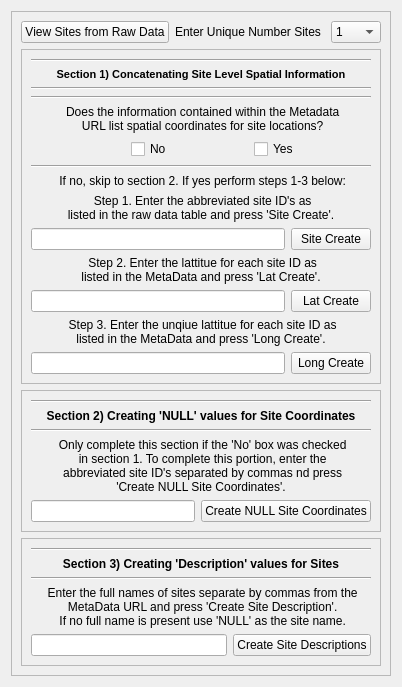
      <widget class="QWidget" name="tabSiteScheme">
       <attribute name="title">
        <string>Site Scheme</string>
       </attribute>
       <layout class="QVBoxLayout" name="verticalLayout_18">
        <item>
         <widget class="QFrame" name="frmSiteSch">
          <property name="frameShape">
           <enum>QFrame::StyledPanel</enum>
          </property>
          <property name="frameShadow">
           <enum>QFrame::Sunken</enum>
          </property>
          <layout class="QVBoxLayout" name="verticalLayout_6">
           <item>
            <layout class="QHBoxLayout" name="laySiteCountH">
             <item>
              <widget class="QPushButton" name="btnSiteCount">
               <property name="text">
                <string>View Sites from Raw Data</string>
               </property>
              </widget>
             </item>
             <item>
              <widget class="QLabel" name="labSiteCount">
               <property name="font">
                <font>
                 <weight>50</weight>
                 <bold>false</bold>
                </font>
               </property>
               <property name="frameShape">
                <enum>QFrame::NoFrame</enum>
               </property>
               <property name="text">
                <string>Enter Unique Number Sites </string>
               </property>
              </widget>
             </item>
             <item>
              <widget class="QComboBox" name="boxSiteCount">
               <item>
                <property name="text">
                 <string>1</string>
                </property>
               </item>
               <item>
                <property name="text">
                 <string>2</string>
                </property>
               </item>
               <item>
                <property name="text">
                 <string>3</string>
                </property>
               </item>
               <item>
                <property name="text">
                 <string>4</string>
                </property>
               </item>
               <item>
                <property name="text">
                 <string>5</string>
                </property>
               </item>
               <item>
                <property name="text">
                 <string>6</string>
                </property>
               </item>
               <item>
                <property name="text">
                 <string>7</string>
                </property>
               </item>
               <item>
                <property name="text">
                 <string>8</string>
                </property>
               </item>
               <item>
                <property name="text">
                 <string>9</string>
                </property>
               </item>
               <item>
                <property name="text">
                 <string>10</string>
                </property>
               </item>
               <item>
                <property name="text">
                 <string>11</string>
                </property>
               </item>
               <item>
                <property name="text">
                 <string>12</string>
                </property>
               </item>
               <item>
                <property name="text">
                 <string>13</string>
                </property>
               </item>
               <item>
                <property name="text">
                 <string>14</string>
                </property>
               </item>
               <item>
                <property name="text">
                 <string>15</string>
                </property>
               </item>
               <item>
                <property name="text">
                 <string>N/A</string>
                </property>
               </item>
              </widget>
             </item>
            </layout>
           </item>
           <item>
            <layout class="QVBoxLayout" name="laySiteCountAllV">
             <item>
              <widget class="QFrame" name="frmSitePrmpt">
               <property name="frameShape">
                <enum>QFrame::StyledPanel</enum>
               </property>
               <property name="frameShadow">
                <enum>QFrame::Sunken</enum>
               </property>
               <layout class="QVBoxLayout" name="verticalLayout_19">
                <item>
                 <layout class="QVBoxLayout" name="LaySitePrmptCreateV">
                  <item>
                   <layout class="QVBoxLayout" name="laySitePrmptTitleV">
                    <item>
                     <widget class="Line" name="lnbtnSitePrmptTitle">
                      <property name="orientation">
                       <enum>Qt::Horizontal</enum>
                      </property>
                     </widget>
                    </item>
                    <item>
                     <widget class="QLabel" name="labSitePrmptTitle">
                      <property name="font">
                       <font>
                        <pointsize>8</pointsize>
                        <weight>75</weight>
                        <bold>true</bold>
                       </font>
                      </property>
                      <property name="text">
                       <string>Section 1) Concatenating Site Level Spatial Information</string>
                      </property>
                      <property name="alignment">
                       <set>Qt::AlignCenter</set>
                      </property>
                     </widget>
                    </item>
                    <item>
                     <widget class="Line" name="lntopSitePrmptTitle">
                      <property name="orientation">
                       <enum>Qt::Horizontal</enum>
                      </property>
                     </widget>
                    </item>
                   </layout>
                  </item>
                  <item>
                   <widget class="Line" name="lntopSiteCoordPrmpt">
                    <property name="orientation">
                     <enum>Qt::Horizontal</enum>
                    </property>
                   </widget>
                  </item>
                  <item>
                   <widget class="QLabel" name="labSiteCoordPrmpt1">
                    <property name="text">
                     <string> Does the information contained within the Metadata 
 URL list spatial coordinates for site locations?</string>
                    </property>
                    <property name="alignment">
                     <set>Qt::AlignCenter</set>
                    </property>
                   </widget>
                  </item>
                  <item>
                   <layout class="QHBoxLayout" name="layckSitePrmptH">
                    <property name="leftMargin">
                     <number>100</number>
                    </property>
                    <item>
                     <widget class="QCheckBox" name="ckSitePrmptNo">
                      <property name="text">
                       <string>No</string>
                      </property>
                     </widget>
                    </item>
                    <item>
                     <widget class="QCheckBox" name="ckSitePrmptYes">
                      <property name="text">
                       <string>Yes</string>
                      </property>
                     </widget>
                    </item>
                   </layout>
                  </item>
                  <item>
                   <widget class="Line" name="lnbtmSiteCoordPrmpt">
                    <property name="orientation">
                     <enum>Qt::Horizontal</enum>
                    </property>
                   </widget>
                  </item>
                  <item>
                   <widget class="QLabel" name="labSiteCoordPrmptFork">
                    <property name="text">
                     <string> If no, skip to section 2. If yes perform steps 1-3 below:</string>
                    </property>
                    <property name="alignment">
                     <set>Qt::AlignCenter</set>
                    </property>
                   </widget>
                  </item>
                  <item>
                   <widget class="QLabel" name="labSiteCreateSec1Stp1">
                    <property name="text">
                     <string> Step 1. Enter the abbreviated site ID's as 
 listed in the raw data table and press 'Site Create'. </string>
                    </property>
                    <property name="alignment">
                     <set>Qt::AlignCenter</set>
                    </property>
                   </widget>
                  </item>
                  <item>
                   <layout class="QHBoxLayout" name="laySiteCreatebtnlnedH">
                    <item>
                     <widget class="QLineEdit" name="lnedSiteCreate"/>
                    </item>
                    <item>
                     <widget class="QPushButton" name="btnSiteCreate">
                      <property name="text">
                       <string>Site Create</string>
                      </property>
                     </widget>
                    </item>
                   </layout>
                  </item>
                  <item>
                   <widget class="QLabel" name="labSiteCreateSec1Stp2">
                    <property name="text">
                     <string> Step 2. Enter the lattitue for each site ID as 
 listed in the MetaData and press 'Lat Create'. </string>
                    </property>
                    <property name="alignment">
                     <set>Qt::AlignCenter</set>
                    </property>
                   </widget>
                  </item>
                  <item>
                   <layout class="QHBoxLayout" name="layLatCreatebtnlnedH">
                    <item>
                     <widget class="QLineEdit" name="lnedLatCreate"/>
                    </item>
                    <item>
                     <widget class="QPushButton" name="btnLatCreate">
                      <property name="toolTip">
                       <string>&lt;html&gt;&lt;head/&gt;&lt;body&gt;&lt;p&gt;Lattitude's &lt;span style=&quot; text-decoration: underline;&quot;&gt;must be&lt;/span&gt; listed in the same order as sites were input into step 1.&lt;/p&gt;&lt;/body&gt;&lt;/html&gt;</string>
                      </property>
                      <property name="text">
                       <string>Lat Create</string>
                      </property>
                     </widget>
                    </item>
                   </layout>
                  </item>
                  <item>
                   <widget class="QLabel" name="labSiteCreateSec1Stp3">
                    <property name="text">
                     <string> Step 3. Enter the unqiue lattitue for each site ID as 
 listed in the MetaData and press 'Long Create'. </string>
                    </property>
                    <property name="alignment">
                     <set>Qt::AlignCenter</set>
                    </property>
                   </widget>
                  </item>
                  <item>
                   <layout class="QHBoxLayout" name="layLongCreatebtnlnedH">
                    <item>
                     <widget class="QLineEdit" name="lnedLongCreate"/>
                    </item>
                    <item>
                     <widget class="QPushButton" name="btnLongCreate">
                      <property name="toolTip">
                       <string>&lt;html&gt;&lt;head/&gt;&lt;body&gt;&lt;p&gt;Longitude's must be listed in the same order as sites were input into step 1.&lt;/p&gt;&lt;/body&gt;&lt;/html&gt;</string>
                      </property>
                      <property name="text">
                       <string>Long Create</string>
                      </property>
                     </widget>
                    </item>
                   </layout>
                  </item>
                 </layout>
                </item>
               </layout>
              </widget>
             </item>
             <item>
              <widget class="QFrame" name="frmSiteFillNull">
               <property name="frameShape">
                <enum>QFrame::StyledPanel</enum>
               </property>
               <property name="frameShadow">
                <enum>QFrame::Sunken</enum>
               </property>
               <layout class="QVBoxLayout" name="verticalLayout_20">
                <item>
                 <layout class="QVBoxLayout" name="laySiteFillNullAllV">
                  <item>
                   <layout class="QVBoxLayout" name="laySiteFillNullTitleV">
                    <item>
                     <widget class="Line" name="lnbtnSiteFillNull">
                      <property name="orientation">
                       <enum>Qt::Horizontal</enum>
                      </property>
                     </widget>
                    </item>
                    <item>
                     <widget class="QLabel" name="labSiteFillNull">
                      <property name="font">
                       <font>
                        <weight>75</weight>
                        <bold>true</bold>
                       </font>
                      </property>
                      <property name="text">
                       <string>Section 2) Creating 'NULL' values for Site Coordinates</string>
                      </property>
                      <property name="alignment">
                       <set>Qt::AlignCenter</set>
                      </property>
                     </widget>
                    </item>
                    <item>
                     <widget class="Line" name="lntopSiteFillNull">
                      <property name="orientation">
                       <enum>Qt::Horizontal</enum>
                      </property>
                     </widget>
                    </item>
                   </layout>
                  </item>
                  <item>
                   <widget class="QLabel" name="labSiteCreateSec2Stp1">
                    <property name="text">
                     <string> Only complete this section if the 'No' box was checked 
 in section 1. To complete this portion, enter the 
 abbreviated site ID's separated by commas nd press 
 'Create NULL Site Coordinates'. </string>
                    </property>
                    <property name="alignment">
                     <set>Qt::AlignCenter</set>
                    </property>
                   </widget>
                  </item>
                  <item>
                   <layout class="QHBoxLayout" name="laySiteFillNullbtnlnedH">
                    <item>
                     <widget class="QLineEdit" name="lnedSiteFillNull"/>
                    </item>
                    <item>
                     <widget class="QPushButton" name="btnSiteFillNull">
                      <property name="text">
                       <string>Create NULL Site Coordinates</string>
                      </property>
                     </widget>
                    </item>
                   </layout>
                  </item>
                 </layout>
                </item>
               </layout>
              </widget>
             </item>
             <item>
              <widget class="QFrame" name="frmSiteDescr">
               <property name="frameShape">
                <enum>QFrame::StyledPanel</enum>
               </property>
               <property name="frameShadow">
                <enum>QFrame::Sunken</enum>
               </property>
               <layout class="QVBoxLayout" name="verticalLayout_21">
                <item>
                 <layout class="QVBoxLayout" name="laySiteDescriptAllV">
                  <item>
                   <layout class="QVBoxLayout" name="laySiteDescriptV">
                    <item>
                     <widget class="Line" name="lnbtnSiteDescript">
                      <property name="orientation">
                       <enum>Qt::Horizontal</enum>
                      </property>
                     </widget>
                    </item>
                    <item>
                     <widget class="QLabel" name="labSiteDescript">
                      <property name="font">
                       <font>
                        <weight>75</weight>
                        <bold>true</bold>
                       </font>
                      </property>
                      <property name="text">
                       <string>Section 3) Creating 'Description' values for Sites</string>
                      </property>
                      <property name="alignment">
                       <set>Qt::AlignCenter</set>
                      </property>
                     </widget>
                    </item>
                    <item>
                     <widget class="Line" name="lntopSiteDescript">
                      <property name="orientation">
                       <enum>Qt::Horizontal</enum>
                      </property>
                     </widget>
                    </item>
                   </layout>
                  </item>
                  <item>
                   <widget class="QLabel" name="labSiteCreateSec3Stp1">
                    <property name="text">
                     <string> Enter the full names of sites separate by commas from the 
 MetaData URL and press 'Create Site Description'. 
 If no full name is present use 'NULL' as the site name.</string>
                    </property>
                    <property name="alignment">
                     <set>Qt::AlignCenter</set>
                    </property>
                   </widget>
                  </item>
                  <item>
                   <layout class="QHBoxLayout" name="laySiteDescriptbtnlnedH">
                    <item>
                     <widget class="QLineEdit" name="lnedSiteDescript"/>
                    </item>
                    <item>
                     <widget class="QPushButton" name="btnSiteDescript">
                      <property name="text">
                       <string>Create Site Descriptions</string>
                      </property>
                     </widget>
                    </item>
                   </layout>
                  </item>
                 </layout>
                </item>
               </layout>
              </widget>
             </item>
            </layout>
           </item>
          </layout>
         </widget>
        </item>
       </layout>
      </widget>
